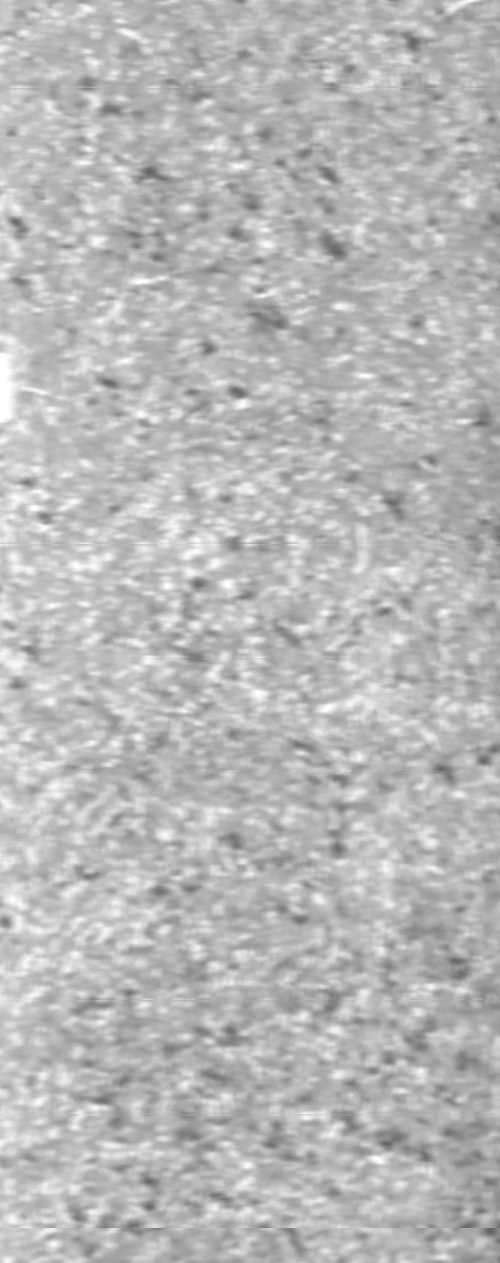
#> input picture data/raw/KolektorSDD/kos01/Part0.jpg, 500 x 1263 px
$ python -i features.py   (imports and definitions only)   (older library calls are emulated)
#> lines starting #> are read from the running program, lines starting #| are printed output that depends on the picture
#> further down, picture is the input picture: shape (1263, 500); min 99, max 255, mean 184.1
# -*- coding: utf-8 -*-
"""传统特征工程：面向工业表面缺陷的手工特征提取（技术方向：模式识别/特征工程）。

与深度学习端到端特征学习形成"对照基线"，两者在后端同时参与推理。

特征构成（约 310 维，全部可在答辩中解释其物理含义）：
  1. 全局灰度统计：均值/标准差/偏度/峰度 —— 反映整体明暗与一致性；
  2. 4×4 分块统计（每块 mean/std）—— 捕捉缺陷所在局部的灰度突变；
  3. 局部二值模式 LBP(r=1,8 邻域) 全局直方图(256) —— 刻画表面纹理规律，
     正常件呈均匀纹理，缺陷会破坏局部纹理分布；
  4. Sobel 梯度方向直方图(18) + 平均幅值 —— 缺陷边缘的方向信息；
  5. Canny 边缘密度 —— 缺陷边界比例。
"""
from math import cos, pi, sin

import cv2
import numpy as np


def _lbp_image(img: np.ndarray, radius: int = 1, points: int = 8) -> np.ndarray:
    """计算 LBP 码图（默认 r=1，8 邻域，reflect 填充边界）。"""
    assert radius == 1 and points == 8, "本实现仅支持 r=1/8 邻"
    img = img.astype(np.float64)
    p = np.pad(img, 1, mode="reflect")
    h, w = img.shape
    # 8 邻相对坐标，按角度顺序（r=1 下即上下左右+对角）
    offsets = [(int(round(sin(2 * pi * k / points) * radius)),
                int(round(cos(2 * pi * k / points) * radius)))
               for k in range(points)]
    codes = np.zeros((h, w), dtype=np.uint16)
    for i, (dy, dx) in enumerate(offsets):
        nb = p[1 + dy:1 + dy + h, 1 + dx:1 + dx + w]
        codes |= ((nb >= img).astype(np.uint16) << i)
    return codes


def _gradient_hist(img: np.ndarray, bins: int = 18):
    gx = cv2.Sobel(img, cv2.CV_32F, 1, 0, ksize=3)
    gy = cv2.Sobel(img, cv2.CV_32F, 0, 1, ksize=3)
    mag = cv2.magnitude(gx, gy)
    ang = np.arctan2(gy, gx) * 180.0 / pi
    ang = np.mod(ang, 180.0)
    h = np.histogram(ang, bins=bins, range=(0, 180), weights=mag)[0]
    s = h.sum() + 1e-9
    return h / s, float(mag.mean())


def extract_features(gray: np.ndarray) -> np.ndarray:
    """从 384×384 uint8 灰度图提取特征向量（顺序固定，训练/推理必须一致）。"""
    if gray.ndim == 3:
        gray = cv2.cvtColor(gray, cv2.COLOR_BGR2GRAY)
    g = gray.astype(np.float64)
    feats: list = []

    # 1) 全局统计
    feats += [g.mean(), g.std(), float(((g - g.mean()) ** 3).mean() / (g.std() ** 3 + 1e-9)),
              float(((g - g.mean()) ** 4).mean() / (g.std() ** 4 + 1e-9))]

    # 2) 4×4 分块 mean/std
    H, W = gray.shape
    for i in range(4):
        for j in range(4):
            blk = g[i * H // 4:(i + 1) * H // 4, j * W // 4:(j + 1) * W // 4]
            feats += [blk.mean(), blk.std()]

    # 3) LBP 全局直方图
    lbp = _lbp_image(gray)
    hist = np.histogram(lbp, bins=256, range=(0, 256), density=True)[0]
    feats += hist.tolist()

    # 4) 梯度方向直方图 + 平均幅值
    ghist, mag_mean = _gradient_hist(gray)
    feats += ghist.tolist() + [mag_mean]

    # 5) Canny 边缘密度
    edge = cv2.Canny(gray, 50, 150)
    feats.append(float((edge > 0).mean()))

    return np.asarray(feats, dtype=np.float32)


def extract_features_batch(gray_images) -> np.ndarray:
    """批量提取，返回 (N, D) float32。gray_images 可迭代。"""
    return np.stack([extract_features(g) for g in gray_images])


def horizontal_band_features(gray: np.ndarray, n_bands: int = 8) -> np.ndarray:
    """把图沿高度切成 n_bands 条横向带，逐带提特征。

    用途：细长缺陷只落在少数条带内，带内缺陷占比大、可被纹理特征判别，
    据此既判"是否有缺陷"又能给出缺陷所在高度位置（滑窗/分块识别思想）。
    返回 (n_bands, D) float32。
    """
#> called with n_bands = 8
    if gray.ndim == 3:
        gray = cv2.cvtColor(gray, cv2.COLOR_BGR2GRAY)
    h, w = gray.shape
#> h = 1263; w = 500
    bh = h // n_bands
#> bh = 157
    feats = []
    for i in range(n_bands):
        band = gray[i * bh:(i + 1) * bh]
        if band.shape[0] < 4:
            band = np.pad(band, ((0, 4 - band.shape[0]), (0, 0)), mode="edge")
        feats.append(extract_features(band))
#> this loop made 8 passes
#> mag_mean in extract_features on passes 1 to 8: 34.52, 36.66, 34.48, 38.41, 37.98, 35.52, 37.21, 38.3
#> pass 1, in horizontal_band_features, `band = gray[i * bh:(i + 1) * bh]`:
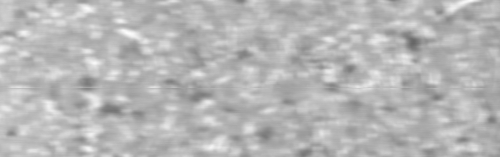
#> band: shape (157, 500); min 102, max 252, mean 181.8
#> pass 1, in extract_features, `lbp = _lbp_image(gray)`:
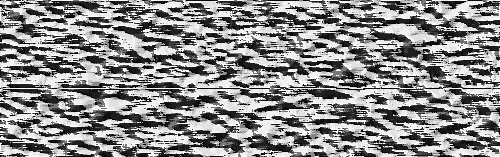
#> lbp: shape (157, 500) uint16; min 0, max 255, mean 139.1
#> after the loop:
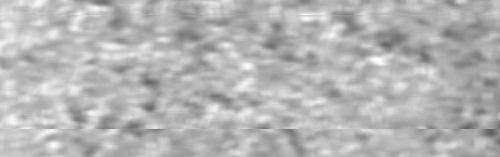
#> band: shape (157, 500); min 100, max 255, mean 180.6
#> after the loop, feats = 8 items
    return np.asarray(feats, dtype=np.float32)

>>> import cv2
>>> picture = cv2.imread('../data/raw/KolektorSDD/kos01/Part0.jpg', cv2.IMREAD_GRAYSCALE)
>>> result = horizontal_band_features(picture)

$ run again, on data/raw/KolektorSDD/kos01/Part3.jpg
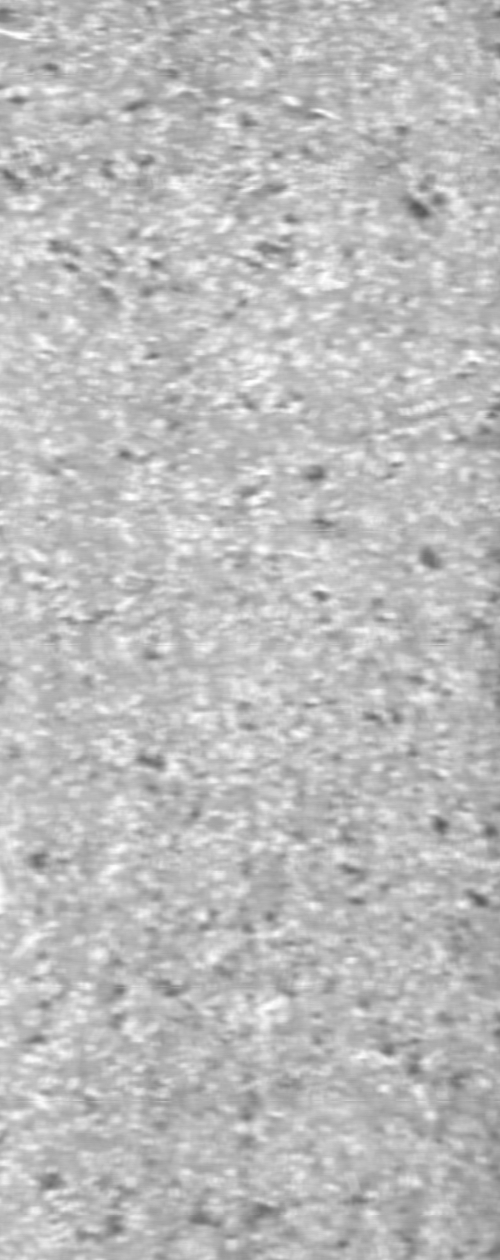
#> input picture data/raw/KolektorSDD/kos01/Part3.jpg, 500 x 1260 px
#> picture is the input picture: shape (1260, 500); min 86, max 255, mean 188.2
#> the loop in horizontal_band_features, `for i in range(n_bands):` made 8 passes
#> mag_mean in extract_features on passes 1 to 8: 39.64, 41.38, 36.47, 36.88, 35.2, 35.37, 35.48, 32.68
#> pass 1, in extract_features, `lbp = _lbp_image(gray)`:
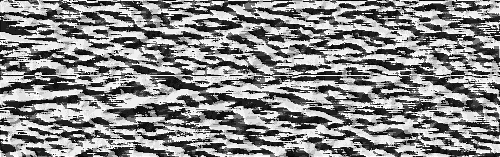
#> lbp: shape (157, 500) uint16; min 0, max 255, mean 137
#> after the loop in horizontal_band_features, `for i in range(n_bands):`:
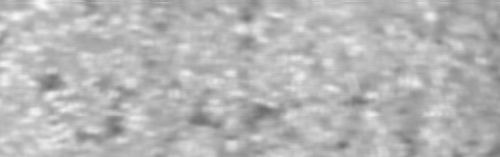
#> band: shape (157, 500); min 109, max 249, mean 181.7
#> after the loop in horizontal_band_features, `for i in range(n_bands):`: feats = 8 items

$ run again, on data/raw/KolektorSDD/kos01/Part5.jpg
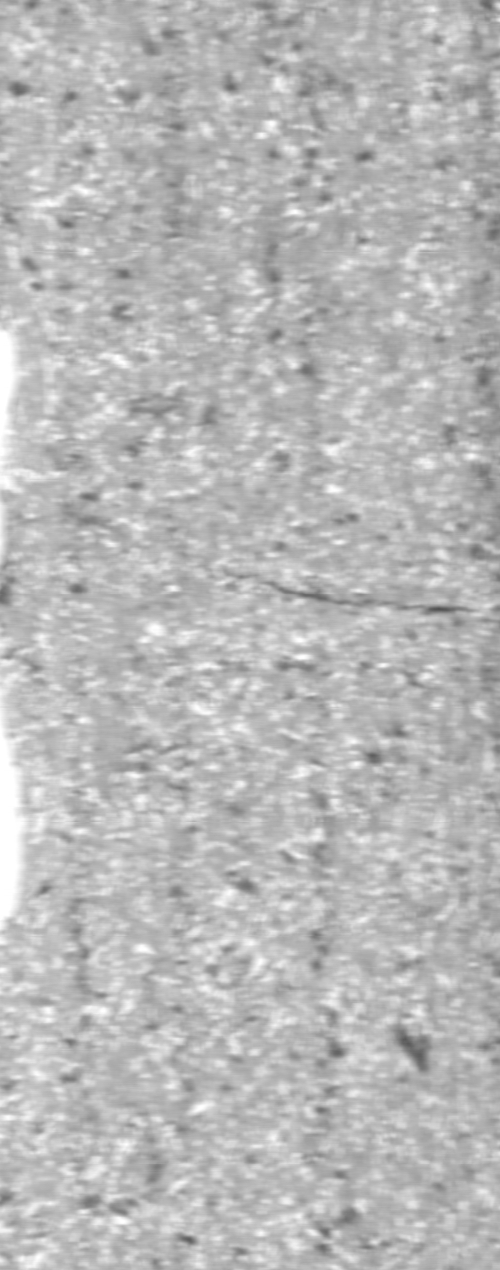
#> input picture data/raw/KolektorSDD/kos01/Part5.jpg, 500 x 1270 px
#> picture is the input picture: shape (1270, 500); min 82, max 255, mean 184.3
#> the loop in horizontal_band_features, `for i in range(n_bands):` made 8 passes
#> mag_mean in extract_features on passes 1 to 8: 33.16, 33.8, 34.64, 36.33, 37.53, 35.03, 36.26, 36.61
#> pass 1, in extract_features, `lbp = _lbp_image(gray)`:
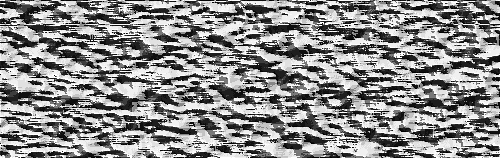
#> lbp: shape (158, 500) uint16; min 0, max 255, mean 140.2
#> after the loop in horizontal_band_features, `for i in range(n_bands):`:
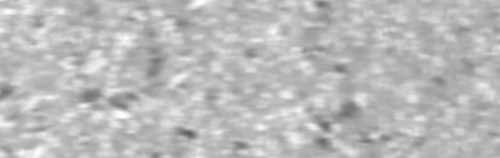
#> band: shape (158, 500); min 94, max 255, mean 185.9
#> after the loop in horizontal_band_features, `for i in range(n_bands):`: feats = 8 items
